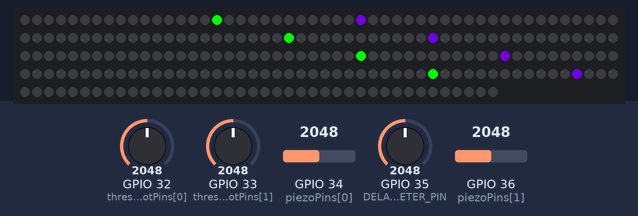
Simulated run of this program. Board: ESP32. On the bench: 240 RGB LEDs in strip order, left to right, continuing on the next row. The inputs (shaded band) are chosen by the test bench; at power-on: GPIO 35 (DELAY_POTENTIOMETER_PIN) = 2048, GPIO 34 (piezoPins[0]) = 2048, GPIO 36 (piezoPins[1]) = 2048, GPIO 32 (thresholdPotPins[0]) = 2048, GPIO 33 (thresholdPotPins[1]) = 2048. What the program prints to the serial monitor is not drawn.

Above: at 1.2 s.
1.3 s: GPIO 35 (DELAY_POTENTIOMETER_PIN) set to 122
4.3 s: GPIO 34 (piezoPins[0]) set to 122
7.2 s: GPIO 36 (piezoPins[1]) set to 122
8.7 s: GPIO 32 (thresholdPotPins[0]) set to 122
11.1 s: GPIO 35 (DELAY_POTENTIOMETER_PIN) set to 1228
12.8 s: GPIO 33 (thresholdPotPins[1]) set to 256
14.4 s: GPIO 33 (thresholdPotPins[1]) set to 213
Timing chart, 0 to 17.2 s (numbered marks = the images above; inputs shaded):
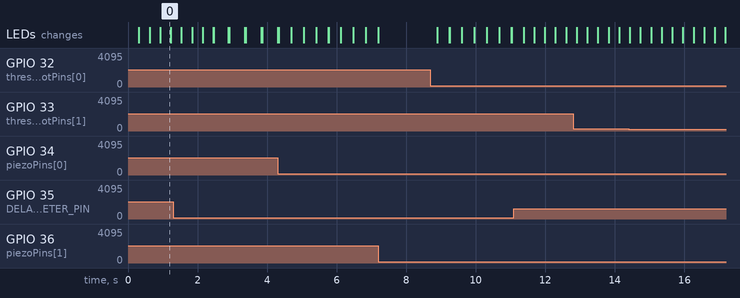

Measured:
- after the input at 7.2 s, every drawn part: stays the same

The program:

main.cpp
```cpp
#include <Arduino.h>
#include <FastLED.h>
#include <freertos/FreeRTOS.h>
#include <freertos/task.h>


#define NUM_DRUMS 2
#define NUM_LEDS 240
#define LED_PIN 23
#define SLOWST_SPEED_HIT_PERLDS 5
#define MAX_WAVES NUM_LEDS * NUM_DRUMS * SLOWST_SPEED_HIT_PERLDS  // Max simultaneous animations
#define BUTTON_A_PIN 13  // Choose your GPIO pin
#define PIXEL_FACTOR 10
#define DELAY_POTENTIOMETER_PIN 35  // Speed control potentiometer (ADC1_CH7)
int piezoPins[NUM_DRUMS] = { 34, 36};//, 36, 39 };   // Piezo sensor pins (analog input capable)
int thresholdPotPins[NUM_DRUMS] = {32, 33};  // Threshold control potentiometers, one per drum

#define MAX_THRESHOLD_FOR_DRUMS 2000
#define MIN_THRESHOLD_FOR_DRUMS 10
#define HIT_COOLDOWN 100  // Minimum milliseconds between hits for same drum
#define READING_SAMPLES 3  // Number of samples to average
#define MIN_CONSECUTIVE_HITS 2  // Consecutive readings above threshold needed


CRGB leds[NUM_LEDS];
int consecutiveHighReadings[NUM_DRUMS] = {0};


int gThreshodl[NUM_DRUMS] = { 50};//, 350, 350 };  // Hit sensitivity - increased to reduce noise
int gWaveSpeed = 20;
unsigned long lastHitTime[NUM_DRUMS] = {0};  // Track last hit time for each drum

// Noise filtering


struct Wave {
  bool active;
  int startPixel;
  long int currentPixelTimesTen;
  CRGB color;
};

Wave waves[MAX_WAVES];

// Task handles
TaskHandle_t drumHitTaskHandle;
TaskHandle_t configTaskHandle;
TaskHandle_t ledTaskHandle;

// Forward declarations
void drumHitTask(void *parameter);
void configTask(void *parameter);
void ledTask(void *parameter);

void setup() {
  // Initialize hardware
  Serial.begin(115200);
  FastLED.addLeds<NEOPIXEL, LED_PIN>(leds, NUM_LEDS);

  for (int i = 0; i < NUM_DRUMS; i++) {
    pinMode(piezoPins[i], INPUT);
  }
  //pinMode(BUTTON_A_PIN, INPUT_PULLUP);
  //pinMode(BUTTON_B_PIN, INPUT_PULLUP);

  Serial.println("Creating FreeRTOS tasks...");

  //Create Task 1: Drum hit detection (Core 1, Priority 2)
  xTaskCreatePinnedToCore(
    drumHitTask,           // Task function
    "DrumHitTask",         // Name
    4096,                  // Stack size (bytes)
    NULL,                  // Parameters
    2,                     // Priority (higher = more important)
    &drumHitTaskHandle,    // Task handle
    1                      // Core ID (1 = second core)
  );

  // Create Task 2: Configuration reading (Core 1, Priority 1)
  xTaskCreatePinnedToCore(
    configTask,
    "ConfigTask",
    2048,
    NULL,
    1,                     // Lower priority
    &configTaskHandle,
    1
  );

  // Create Task 3: LED updates (Core 0, Priority 2)
  xTaskCreatePinnedToCore(
    ledTask,
    "LEDTask",
    4096,
    NULL,
    2,
    &ledTaskHandle,
    0                      // Core 0 for LED operations
  );

  Serial.println("FreeRTOS tasks created successfully!");
}

bool isSameColor(CRGB color, int drumIndex)
{
  CRGB drumColor (drumIndex == 0 ? HUE_PURPLE : HUE_GREEN, 255, 255);
  return (drumColor == color);
}

void startWave(int drumIndex) {
  // Pick a free wave slot
  for (int i = 0; i < MAX_WAVES; i++) {
    if((waves[i].active) && ((waves[i].currentPixelTimesTen / PIXEL_FACTOR) == 0 )&& isSameColor(waves[i].color, drumIndex)){
      return;
    }
  }
  for (int i = 0; i < MAX_WAVES; i++) {
    if (!waves[i].active) {
      waves[i].startPixel = 0; //NUM_LEDS / NUM_DRUMS * drumIndex;
      waves[i].currentPixelTimesTen = 0;
      waves[i].color = CHSV(drumIndex == 0 ? HUE_PURPLE : HUE_GREEN, 255, 255);
      waves[i].active = true;
      break;
    }
  }
}


void updateWaves() {
  fill_solid(leds, NUM_LEDS, CRGB::Black);

  int currentSpeed = gWaveSpeed;

  for (int i = 0; i < MAX_WAVES; i++) {
    if (!waves[i].active) continue;

    int pos = waves[i].startPixel + waves[i].currentPixelTimesTen / PIXEL_FACTOR;
    if (pos < NUM_LEDS && pos >= 0) {
      leds[pos] += waves[i].color;  // blend wave color
      waves[i].currentPixelTimesTen += currentSpeed;
    } else {
      waves[i].active = false;
    }
  }

  FastLED.show();
}

// ====================================================== //
// FreeRTOS Task Functions
// ====================================================== //

// Task 1: Read drum hits and buttons
void drumHitTask(void *parameter) {
  while (1) {
    // Check piezo sensors for drum hits
    unsigned long currentTime = millis();
    for (int i = 0; i < NUM_DRUMS; i++) {
      // Average multiple readings to reduce noise
      int sum = 0;
      for (int j = 0; j < READING_SAMPLES; j++) {
        sum += analogRead(piezoPins[i]);
        vTaskDelay(pdMS_TO_TICKS(1));
      }
      int val = sum / READING_SAMPLES;

      if (val > gThreshodl[i]) {
        consecutiveHighReadings[i]++;

        // Only trigger if we have enough consecutive high readings and cooldown has passed
        if (consecutiveHighReadings[i] >= MIN_CONSECUTIVE_HITS &&
            currentTime - lastHitTime[i] >= HIT_COOLDOWN) {
          Serial.print("Drum ");
          Serial.print(i);
          Serial.print(" hit with value: ");
          Serial.println(val);
          startWave(i);
          lastHitTime[i] = currentTime;
          consecutiveHighReadings[i] = 0;  // Reset counter
        }
      } else {
        consecutiveHighReadings[i] = 0;  // Reset if reading drops below threshold
      }
    }

    // // Check buttons for manual triggering
    // int valA = digitalRead(BUTTON_A_PIN);
    // int valB = digitalRead(BUTTON_B_PIN);

    // if (valA == LOW) {
    //   Serial.println("Button A Pressed");
    //   startWave(0);
    //   vTaskDelay(pdMS_TO_TICKS(100));  // Simple debounce
    // }

    // if (valB == LOW) {
    //   Serial.println("Button B Pressed");
    //   startWave(1);
    //   vTaskDelay(pdMS_TO_TICKS(100));  // Simple debounce
    // }

    vTaskDelay(pdMS_TO_TICKS(1));  // Small delay to prevent hogging CPU
  }
}

// Task 2: Read configuration (potentiometer for speed control)
void configTask(void *parameter) {
  while (1) {
    // Read speed potentiometer
    int rawSpeed = analogRead(DELAY_POTENTIOMETER_PIN);
    int currSpeed = map(rawSpeed, 0, 4095, -20, 100);  // animation speed

    if (currSpeed != gWaveSpeed) {
      gWaveSpeed = currSpeed;
      Serial.print("gWaveSpeed = [");
      Serial.print(gWaveSpeed);
      Serial.println("]");
    }

    // Read threshold potentiometers for each drum
    for (int i = 0; i < NUM_DRUMS; i++) {
      int rawThreshold = analogRead(thresholdPotPins[i]);
      int newThreshold = map(rawThreshold, 0, 4095, MIN_THRESHOLD_FOR_DRUMS, MAX_THRESHOLD_FOR_DRUMS);  // Map to reasonable threshold range

      if (gThreshodl[i] != newThreshold) {
        gThreshodl[i] = newThreshold;
        Serial.print("Drum ");
        Serial.print(i);
        Serial.print(" threshold = ");
        Serial.println(newThreshold);
      }
    }

    vTaskDelay(pdMS_TO_TICKS(100));  // Check config every 100ms
  }
}

// Task 3: Update and display LED animations
void ledTask(void *parameter) {
  while (1) {
    updateWaves();
    vTaskDelay(pdMS_TO_TICKS(1));  // Control animation speed
  }
}

void loop() {
  // Empty loop - all work is done in FreeRTOS tasks
  vTaskDelay(pdMS_TO_TICKS(1000));
}

// ====================================================== //
// debugs
// ====================================================== //

#define INTERVAL 500
int nextMillisHit = 0;
void simulateHit(void) {
  if (nextMillisHit == 0 || nextMillisHit < millis()) {
    nextMillisHit = millis() + INTERVAL;
    startWave(0);
  }
}
```
